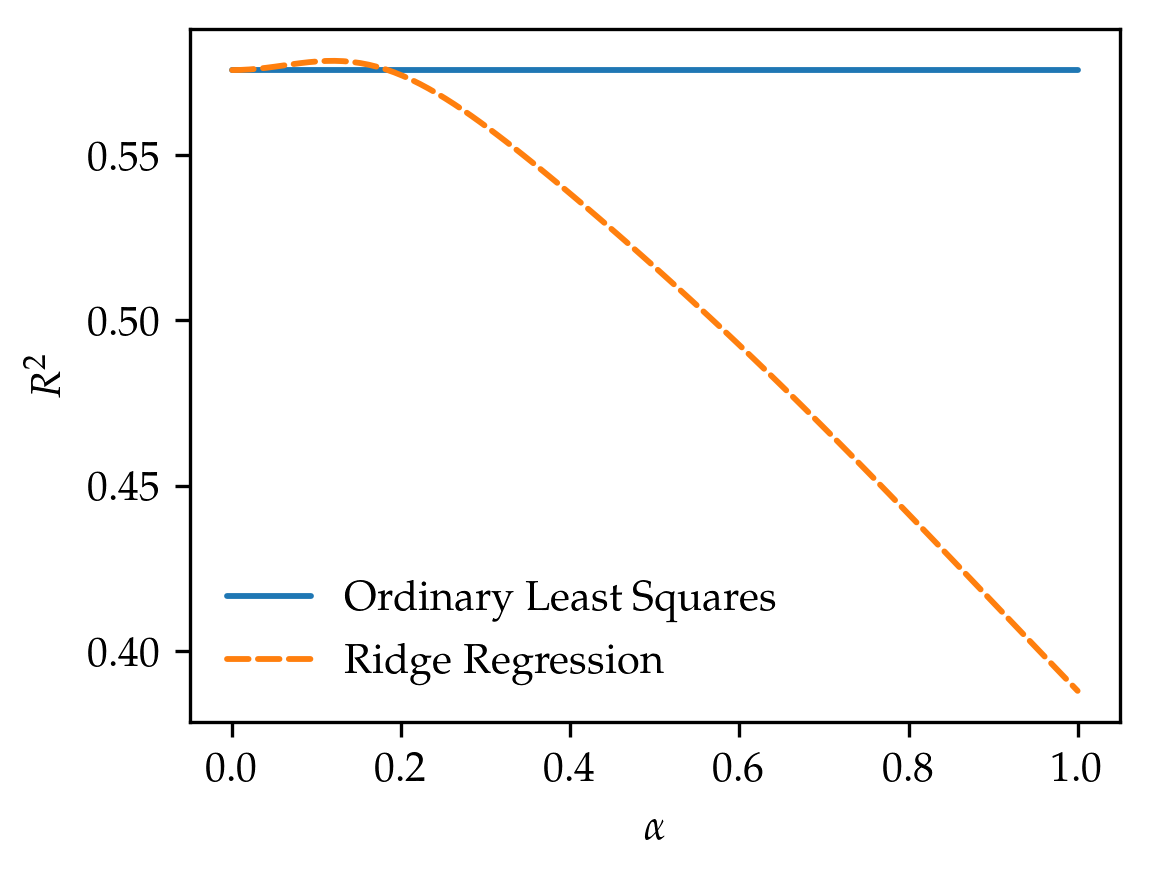

Recreate this plot in Python.
#!/usr/bin/env python3
# File       : P3f.py
# Description: Model performance (solution)
# Copyright 2022 Harvard University. All Rights Reserved.
import numpy as np
from sklearn import datasets
from sklearn.model_selection import train_test_split
import matplotlib.pyplot as plt

from P3c import LinearRegression
from P3d import RidgeRegression
from P3e import get_data


def main():
    # Load the data set
    X_train, X_test, y_train, y_test = get_data()

    # Train and score LinearRegression: not a function of \alpha -> R2 is
    # constant
    M1 = LinearRegression()
    M1.fit(X_train, y_train)
    tmp = M1.score(X_test, y_test)
    R2_M1 = []

    # Train and score RidgeRegression (\alpha = 0 -> OLS)
    alpha = np.linspace(0, 1, 100)
    M2 = RidgeRegression(0.0)
    R2_M2 = []
    for a in alpha:
        M2.set_params(alpha=a)
        M2.fit(X_train, y_train)
        R2_M1.append(tmp)
        R2_M2.append(M2.score(X_test, y_test))

    # Plot data
    fig, ax = plt.subplots(figsize=(4, 3))
    ax.plot(alpha, R2_M1, ls='-', lw=1.4, label='Ordinary Least Squares')
    ax.plot(alpha, R2_M2, ls='--', lw=1.4, label='Ridge Regression')
    ax.set_xlabel(r'$\alpha$')
    ax.set_ylabel(r'$R^2$')
    ax.legend()
    fig.savefig('P3f.png', dpi=300, bbox_inches='tight')


if __name__ == "__main__":
    main()
